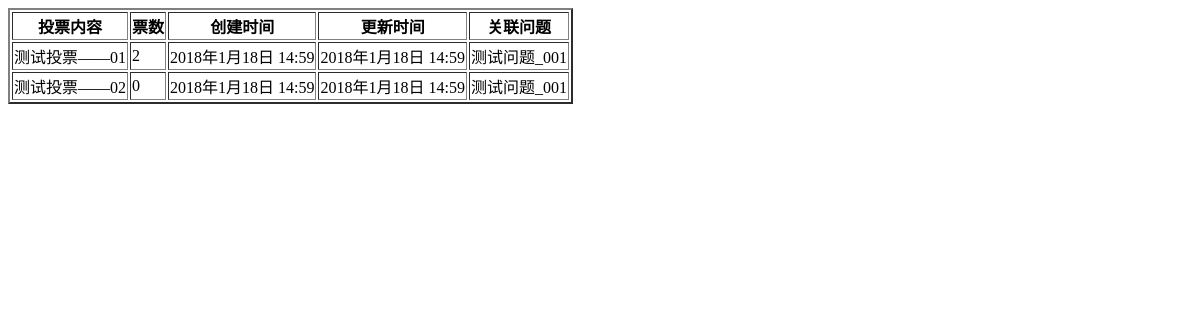
The page /polls/choices/ on the database as committed earlier.
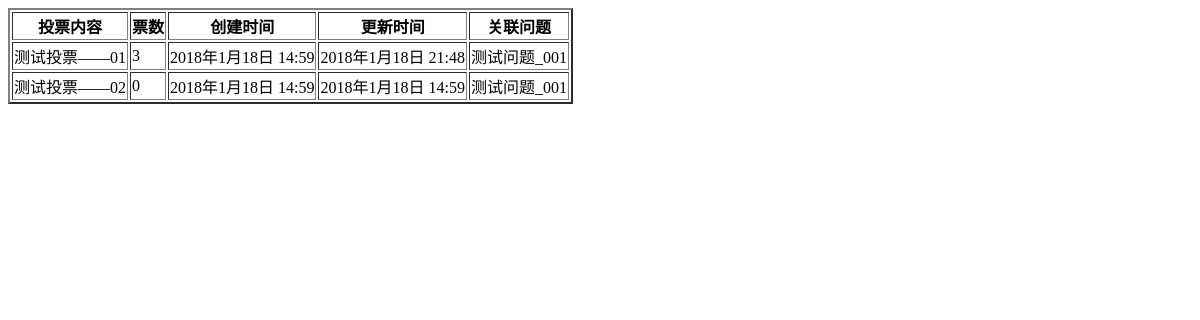
The same page on the database as committed later.
### polls/models.py (models this page shows, shortened)
class Choice(models.Model):
    choiceObject = ChoiceManager()
    question = models.ForeignKey(Question)
    choice_text = models.CharField(max_length=200)
    votes = models.IntegerField(default=0)
    create_time = models.DateTimeField(auto_now_add=True)
    last_time = models.DateTimeField(auto_now=True)
    class Meta:
        db_table = 'choice' #定义数据表明，推荐写小写字母，不写，默认为项目名_类名小写
        ordering = ['id'] # 对象的默认排序字段  -id 降序   id 升序

class Question(models.Model):
    question_text = models.CharField(max_length=200)
    pub_date = models.DateTimeField('date published')
    create_time = models.DateTimeField(auto_now_add=True)
    last_time = models.DateTimeField(auto_now=True)
    def __str__(self):
        return self.question_text
    class Meta:
        db_table = 'question'
        ordering = ['id']

### polls/views.py (the view)
def getChoices(request):
    choicesList = Choice.choiceObject.all()
    return render(request,'polls/choices.html',{'choices':choicesList})

### polls/models.py (called while the page is built)
    def get_queryset(self):
        return super(ChoiceManager,self).get_queryset()

### polls/templates/polls/choices.html (shortened to what this page needs)
<!DOCTYPE html>
<html lang="en">
<head>
</head>
<body>
<table border="2px">
    <tr>
        <th>投票内容</th>
        <th>票数</th>
        <th>创建时间</th>
        <th>更新时间</th>
        <th>关联问题</th>
    </tr>
    {% for choice in choices %}
    <tr>
        <td>{{ choice.choice_text }}</td>
        <td>{{ choice.votes }}</td>
        <td>{{ choice.create_time }}</td>
        <td>{{ choice.last_time }}</td>
        <td>{{ choice.question }}</td>
    </tr>
    {% endfor %}
</table>
</body>
</html>

Rows that differ between the two databases and show on the page:
changed Choice "测试投票——01": votes "2" → "3"; last_time "2018年1月18日 14:59" → "2018年1月18日 21:48"
